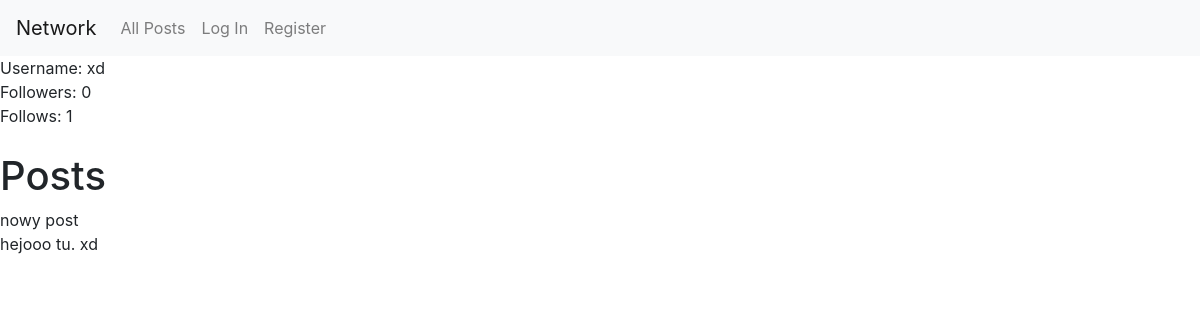
The app's page /profile/1 with its own data.
### network/models.py (models this page shows)
class User(AbstractUser):
    followers = models.ManyToManyField('self', symmetrical=False, related_name='following', default=0)

class Post(models.Model):
    user = models.ForeignKey(User,on_delete=models.CASCADE)
    post = models.TextField(max_length=256)
    timestamp = models.DateTimeField(auto_now_add=True)
    likes = models.IntegerField(default=0)

### network/views.py (the view)
# urls.py: path("profile/<int:user_id>", views.profile_view, name="profile_view"),
def profile_view(request, user_id):
    creator = User.objects.get(id=user_id)
    follow = ''
    if request.user.is_authenticated:
        if creator.followers.filter(id=request.user.id):
            follow = 'Unfollow'
        else:
            follow = 'Follow'
    return render(request, 'network/profile.html',{
        'creator': creator,
        'creator_id': user_id,
        'follow': follow,
        'posts': Post.objects.filter(user=creator)
    })

### network/templates/network/profile.html (shortened to what this page needs)
{% extends "network/layout.html" %}
{% block body %}
    Username: {{creator.username}}
    <br>
    Followers: {{creator.followers.all|length}}
    <br>
    Follows: {{creator.following.all|length}}
    <br>
    <br>
    <h1>Posts</h1>
    {% for post in posts|dictsortreversed:'id' %}
        {{post.post}}
        <br>
    {% endfor %}
{% endblock %}

### records on screen
User: username "xd", followers.all|length "0", following.all|length "1"
Post: post "nowy post"
Post: post "hejooo tu. xd"
